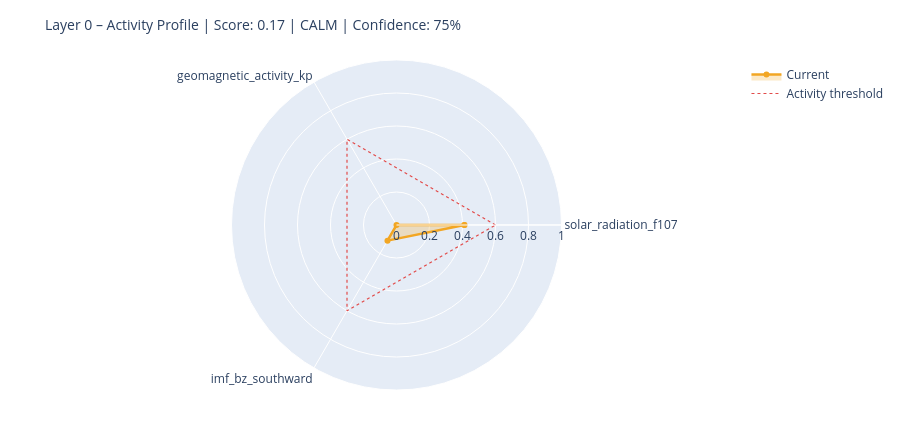

The notebook cell this image was saved under:
### Markdown cell above
---
## 6. State Assessment & Handoff to Layer 1

### Code cell
# ============================================================
# STEP 1 – Collect raw values with source modes
# Mode: 'primary' | 'fallback_3h' | 'last_valid' | 'missing'
# ============================================================

def safe_last(df, col):
    if df is None or col not in df.columns: return None
    s = df[col].dropna()
    return float(s.iloc[-1]) if not s.empty else None

f107_now = safe_last(df_f107, 'f10.7')
bz_now   = safe_last(df_mag,  'bz_gsm')
kp_now   = safe_last(df_kp,   'kp')
sw_now   = safe_last(df_sw,   'speed')

source_modes = {
    'F10.7':    'primary'  if f107_now is not None else 'missing',
    'Kp':       'primary'  if kp_now   is not None else 'missing',
    'IMF_Bz':   'primary'  if bz_now   is not None else 'missing',
    'SW_speed': 'primary'  if sw_now   is not None else 'missing',
}

# Kp Fallback – 3h endpoint
if kp_now is None:
    try:
        r = requests.get(
            'https://services.swpc.noaa.gov/json/noaa-planetary-k-index.json',
            timeout=10)
        r.raise_for_status()
        fb = pd.DataFrame(r.json())
        tc = next((c for c in fb.columns if 'time' in c.lower()), fb.columns[0])
        kc = next((c for c in fb.columns if 'kp' in c.lower() and c != tc), None)
        if kc:
            fb[kc] = fb[kc].astype(str).str.extract(r'([0-9]+(?:\.[0-9]*)?)')[0]
            fb[kc] = pd.to_numeric(fb[kc], errors='coerce')
            fb = fb[fb[kc] >= 0].dropna(subset=[kc])
            if not fb.empty:
                kp_now = float(fb[kc].iloc[-1])
                source_modes['Kp'] = 'fallback_3h'
                print(f'  Kp fallback (3h): {kp_now:.1f}')
    except Exception as e:
        print(f'  Kp fallback failed: {e}')

# Solar Wind Fallback – last valid value
if sw_now is None and df_sw is not None and 'speed' in df_sw.columns:
    s = df_sw['speed'].dropna()
    if not s.empty:
        sw_now = float(s.iloc[-1])
        source_modes['SW_speed'] = 'last_valid'
        print(f'  SW fallback (last_valid): {sw_now:.0f} km/s')

print()
print('Source modes:', source_modes)

# ============================================================
# STEP 2 – Score from available components only
# ============================================================

def norm(v, lo, hi):
    if v is None: return None
    return max(0.0, min(1.0, (v - lo) / (hi - lo)))

COMPONENTS = {
    'solar_radiation_f107':    (f107_now, norm(f107_now, 60, 250)),
    'geomagnetic_activity_kp': (kp_now,   norm(kp_now,   0,   9)),
    'imf_bz_southward':        (bz_now,   norm(-(bz_now or 0) if bz_now else None, -5, 30)
                                           if bz_now is not None else None),
    'solar_wind_speed':        (sw_now,   norm(sw_now, 300, 800)),
}

available   = {k: v[1] for k, v in COMPONENTS.items() if v[1] is not None}
unavailable = [k for k, v in COMPONENTS.items() if v[1] is None]

layer0_score = round(sum(available.values()) / len(available), 4) if available else None
confidence   = round(len(available) / len(COMPONENTS), 2)

level = ('unknown'  if layer0_score is None
         else 'calm'     if layer0_score < 0.3
         else 'moderate' if layer0_score < 0.6
         else 'active')

# ============================================================
# STEP 3 – Dominant Driver
# ============================================================

def dominant_driver(kp, f107, bz, sw):
    candidates = []
    if kp   is not None and kp   >= 4:   candidates.append(('geomagnetic',    kp / 9))
    if sw   is not None and sw   >= 500:  candidates.append(('solar_wind',     sw / 800))
    if bz   is not None and bz   <= -5:   candidates.append(('imf_southward',  abs(bz) / 30))
    if f107 is not None and f107 >= 150:  candidates.append(('solar_radiation',f107 / 250))
    return max(candidates, key=lambda x: x[1])[0] if candidates else 'none'

driver = dominant_driver(kp_now, f107_now, bz_now, sw_now)

# ============================================================
# STEP 4 – Downstream expectations
# ============================================================

def downstream_expectation(driver, score, kp, bz, f107):
    exp = {
        'magnetosphere':        'calm',
        'ionosphere':           'calm',
        'schumann_resonance':   'unchanged',
        'lithosphere_currents': 'low',
    }
    if driver == 'geomagnetic' or (kp and kp >= 5):
        exp['magnetosphere']        = 'compressed / storm'
        exp['ionosphere']           = 'elevated disturbance (TEC variability)'
        exp['schumann_resonance']   = 'elevated amplitude possible'
        exp['lithosphere_currents'] = 'elevated induction currents'
    elif driver == 'imf_southward' or (bz and bz <= -5):
        exp['magnetosphere']        = 'energy coupling active'
        exp['ionosphere']           = 'elevated electron density possible'
        exp['schumann_resonance']   = 'slight modulation possible'
    elif driver == 'solar_radiation' or (f107 and f107 >= 150):
        exp['ionosphere']           = 'elevated ionization (F-layer)'
        exp['schumann_resonance']   = 'slightly elevated background activity'
    return exp

downstream = downstream_expectation(driver, layer0_score, kp_now, bz_now, f107_now)

# ============================================================
# CONSOLE OUTPUT
# ============================================================

W = 58
print('=' * W)
print('LAYER 0 – STATE ASSESSMENT')
print('=' * W)
for name, (raw_v, score_v) in COMPONENTS.items():
    if score_v is not None:
        bar = '█' * int(score_v * 20) + '░' * (20 - int(score_v * 20))
        print(f'  {name:<35}  {bar}  {score_v:.2f}')
    else:
        print(f'  {name:<35}  {"─" * 20}  n/a')
print('-' * W)
print(f'  Score ({len(available)}/{len(COMPONENTS)} components):  {layer0_score:.3f}')
print(f'  Confidence:         {confidence:.0%}')
print(f'  Level:              {level.upper()}')
print(f'  Dominant Driver:    {driver}')

# Radar chart
cats = list(available.keys())
vals = list(available.values())
if len(cats) >= 3:
    fig = go.Figure()
    fig.add_trace(go.Scatterpolar(
        r=vals + [vals[0]], theta=cats + [cats[0]],
        fill='toself', fillcolor='rgba(242,166,35,0.25)',
        line=dict(color='#F2A623', width=2.5), name='Current'
    ))
    fig.add_trace(go.Scatterpolar(
        r=[0.6] * (len(cats) + 1), theta=cats + [cats[0]],
        line=dict(color='#E24B4A', dash='dot', width=1.2),
        mode='lines', name='Activity threshold'
    ))
    fig.update_layout(
        title=dict(text=f'Layer 0 – Activity Profile | Score: {layer0_score:.2f} | {level.upper()} | Confidence: {confidence:.0%}',
                   font=dict(size=14)),
        polar=dict(radialaxis=dict(visible=True, range=[0, 1])),
        height=430, showlegend=True,
        margin=dict(l=60, r=60, t=60, b=40)
    )
    fig.show()

### Figure 1 — Plotly figure (JSON) as saved in the notebook; plotly's stock layout.template omitted (floating-point values rounded to 4 significant figures)
{"data": [{"fill": "toself", "fillcolor": "rgba(242,166,35,0.25)", "line": {"color": "#F2A623", "width": 2.5}, "name": "Current", "r": [0.4116, 0.0, 0.1094, 0.4116], "theta": ["solar_radiation_f107", "geomagnetic_activity_kp", "imf_bz_southward", "solar_radiation_f107"], "type": "scatterpolar"}, {"line": {"color": "#E24B4A", "dash": "dot", "width": 1.2}, "mode": "lines", "name": "Activity threshold", "r": [0.6, 0.6, 0.6, 0.6], "theta": ["solar_radiation_f107", "geomagnetic_activity_kp", "imf_bz_southward", "solar_radiation_f107"], "type": "scatterpolar"}], "layout": {"height": 430, "margin": {"b": 40, "l": 60, "r": 60, "t": 60}, "polar": {"radialaxis": {"range": [0, 1], "visible": true}}, "showlegend": true, "title": {"font": {"size": 14}, "text": "Layer 0 – Activity Profile | Score: 0.17 | CALM | Confidence: 75%"}}}
